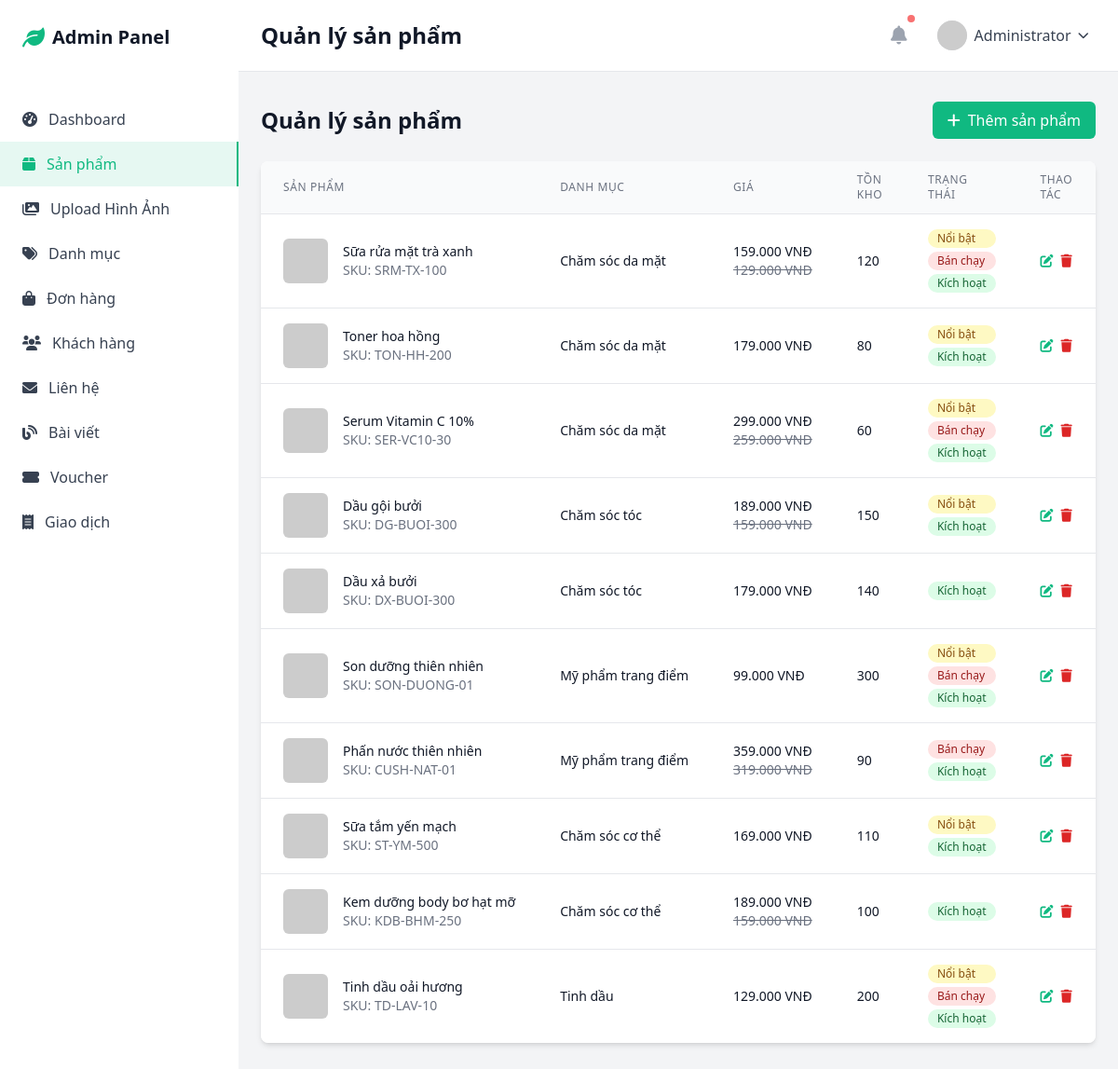
/admin/products.php (signed in), run on the app's committed database.
### tables this page shows
CREATE TABLE products (
    id INT PRIMARY KEY AUTO_INCREMENT,
    name VARCHAR(200) NOT NULL,
    slug VARCHAR(200) UNIQUE NOT NULL,
    description TEXT,
    short_description TEXT,
    price DECIMAL(10,2) NOT NULL,
    sale_price DECIMAL(10,2) NULL,
    sku VARCHAR(100) UNIQUE,
    stock_quantity INT DEFAULT 0,
    category_id INT NOT NULL,
    images JSON,
    ingredients TEXT,
    usage_instructions TEXT,
    weight VARCHAR(50),
    origin VARCHAR(100),
    is_featured BOOLEAN DEFAULT FALSE,
    is_bestseller BOOLEAN DEFAULT FALSE,
    is_active BOOLEAN DEFAULT TRUE,
    meta_title VARCHAR(200),
    meta_description TEXT,
    created_at TIMESTAMP DEFAULT CURRENT_TIMESTAMP,
    updated_at TIMESTAMP DEFAULT CURRENT_TIMESTAMP ON UPDATE CURRENT_TIMESTAMP,
    FOREIGN KEY (category_id) REFERENCES categories(id) ON DELETE CASCADE
);

CREATE TABLE categories (
    id INT PRIMARY KEY AUTO_INCREMENT,
    name VARCHAR(100) NOT NULL,
    slug VARCHAR(100) UNIQUE NOT NULL,
    description TEXT,
    image VARCHAR(255),
    parent_id INT NULL,
    sort_order INT DEFAULT 0,
    is_active BOOLEAN DEFAULT TRUE,
    created_at TIMESTAMP DEFAULT CURRENT_TIMESTAMP,
    FOREIGN KEY (parent_id) REFERENCES categories(id) ON DELETE SET NULL
);

### config/database.php (called while the page is built, shortened)
<?php
function formatPrice($price) {
    return number_format($price, 0, ',', '.') . ' VNĐ';
}
?>

### admin/products.php (the view, shortened to what this page needs)
<?php
require_once '../config/database.php';
$page = isset($_GET['page']) ? (int)$_GET['page'] : 1;
$limit = 10;
$offset = ($page - 1) * $limit;
$products = $pdo->query("
    SELECT p.*, c.name as category_name
    FROM products p
    LEFT JOIN categories c ON p.category_id = c.id
    ORDER BY p.created_at DESC
    LIMIT $limit OFFSET $offset
")->fetchAll();
include 'includes/header.php';
?>
<div class="mb-6">
    <div class="flex justify-between items-center">
        <h1 class="text-2xl font-semibold text-gray-900">Quản lý sản phẩm</h1>
        <button onclick="openModal()" class="bg-primary text-white px-4 py-2 rounded-md hover:bg-green-600">
            <i class="fas fa-plus mr-2"></i>Thêm sản phẩm
        </button>
    </div>
</div>
<div class="bg-white rounded-lg shadow-md overflow-hidden">
    <div class="overflow-x-auto">
        <table class="min-w-full divide-y divide-gray-200">
            <thead class="bg-gray-50">
                <tr>
                    <th class="px-6 py-3 text-left text-xs font-medium text-gray-500 uppercase tracking-wider">Sản phẩm</th>
                    <th class="px-6 py-3 text-left text-xs font-medium text-gray-500 uppercase tracking-wider">Danh mục</th>
                    <th class="px-6 py-3 text-left text-xs font-medium text-gray-500 uppercase tracking-wider">Giá</th>
                    <th class="px-6 py-3 text-left text-xs font-medium text-gray-500 uppercase tracking-wider">Tồn kho</th>
                    <th class="px-6 py-3 text-left text-xs font-medium text-gray-500 uppercase tracking-wider">Trạng thái</th>
                    <th class="px-6 py-3 text-left text-xs font-medium text-gray-500 uppercase tracking-wider">Thao tác</th>
                </tr>
            </thead>
            <tbody class="bg-white divide-y divide-gray-200">
                <?php foreach ($products as $product): ?>
                <tr>
                    <td class="px-6 py-4 whitespace-nowrap">
                        <div class="flex items-center">
                            <div class="flex-shrink-0 h-12 w-12">
                                <?php
                                $thumb = null;
                                if (!empty($product['images'])) {
                                    $imgs = json_decode($product['images'], true);
                                    if (!empty($imgs)) $thumb = $imgs[0];
                                }
                                ?>
                                <?php if ($thumb): ?>
                                <img src="<?php echo htmlspecialchars($thumb); ?>" class="h-12 w-12 rounded-md object-cover" loading="lazy">
                                <?php else: ?>
                                <div class="h-12 w-12 bg-gray-200 rounded-md flex items-center justify-center">
                                    <i class="fas fa-image text-gray-400"></i>
                                </div>
                                <?php endif; ?>
                            </div>
                            <div class="ml-4">
                                <div class="text-sm font-medium text-gray-900"><?php echo htmlspecialchars($product['name']); ?></div>
                                <div class="text-sm text-gray-500">SKU: <?php echo htmlspecialchars($product['sku']); ?></div>
                            </div>
                        </div>
                    </td>
                    <td class="px-6 py-4 whitespace-nowrap text-sm text-gray-900">
                        <?php echo htmlspecialchars($product['category_name']); ?>
                    </td>
                    <td class="px-6 py-4 whitespace-nowrap text-sm text-gray-900">
                        <div>
                            <div class="font-medium"><?php echo formatPrice($product['price']); ?></div>
                            <?php if ($product['sale_price']): ?>
                            <div class="text-sm text-gray-500 line-through"><?php echo formatPrice($product['sale_price']); ?></div>
                            <?php endif; ?>
                        </div>
                    </td>
                    <td class="px-6 py-4 whitespace-nowrap text-sm text-gray-900">
                        <?php echo $product['stock_quantity']; ?>
                    </td>
                    <td class="px-6 py-4 whitespace-nowrap">
                        <div class="flex flex-col space-y-1">
                            <?php if ($product['is_featured']): ?>
                            <span class="inline-flex items-center px-2.5 py-0.5 rounded-full text-xs font-medium bg-yellow-100 text-yellow-800">
                                Nổi bật
                            </span>
                            <?php endif; ?>
                            <?php if ($product['is_bestseller']): ?>
                            <span class="inline-flex items-center px-2.5 py-0.5 rounded-full text-xs font-medium bg-red-100 text-red-800">
                                Bán chạy
                            </span>
                            <?php endif; ?>
                            <span class="inline-flex items-center px-2.5 py-0.5 rounded-full text-xs font-medium <?php echo $product['is_active'] ? 'bg-green-100 text-green-800' : 'bg-gray-100 text-gray-800'; ?>">
                                <?php echo $product['is_active'] ? 'Kích hoạt' : 'Tạm dừng'; ?>
                            </span>
                        </div>
                    </td>
                    <td class="px-6 py-4 whitespace-nowrap text-sm font-medium">
                        <div class="flex space-x-2">
                            <button onclick="editProduct(<?php echo htmlspecialchars(json_encode($product)); ?>)"
                                    class="text-primary hover:text-green-600">
                                <i class="fas fa-edit"></i>
                            </button>
                            <form method="POST" class="inline" onsubmit="return confirmDelete()">
                                <button type="submit" name="delete_product" class="text-red-600 hover:text-red-800">
                                    <i class="fas fa-trash"></i>
                                </button>
                            </form>
                        </div>
                    </td>
                </tr>
                <?php endforeach; ?>
            </tbody>
        </table>
    </div>
</div>
<?php include 'includes/footer.php'; ?>

### data on the page
products: name "Sữa rửa mặt trà xanh", sku "SRM-TX-100", category.name "Chăm sóc da mặt", price "159.000 VNĐ", sale_price "129.000 VNĐ", stock_quantity "120", is_featured "Nổi bật", is_bestseller "Bán chạy", is_active "Kích hoạt"
products: name "Toner hoa hồng", sku "TON-HH-200", category.name "Chăm sóc da mặt", price "179.000 VNĐ", stock_quantity "80", is_featured "Nổi bật", is_active "Kích hoạt"
products: name "Serum Vitamin C 10%", sku "SER-VC10-30", category.name "Chăm sóc da mặt", price "299.000 VNĐ", sale_price "259.000 VNĐ", stock_quantity "60", is_featured "Nổi bật", is_bestseller "Bán chạy", is_active "Kích hoạt"
products: name "Dầu gội bưởi", sku "DG-BUOI-300", category.name "Chăm sóc tóc", price "189.000 VNĐ", sale_price "159.000 VNĐ", stock_quantity "150", is_featured "Nổi bật", is_active "Kích hoạt"
products: name "Dầu xả bưởi", sku "DX-BUOI-300", category.name "Chăm sóc tóc", price "179.000 VNĐ", stock_quantity "140", is_active "Kích hoạt"
products: name "Son dưỡng thiên nhiên", sku "SON-DUONG-01", category.name "Mỹ phẩm trang điểm", price "99.000 VNĐ", stock_quantity "300", is_featured "Nổi bật", is_bestseller "Bán chạy", is_active "Kích hoạt"
products: name "Phấn nước thiên nhiên", sku "CUSH-NAT-01", category.name "Mỹ phẩm trang điểm", price "359.000 VNĐ", sale_price "319.000 VNĐ", stock_quantity "90", is_bestseller "Bán chạy", is_active "Kích hoạt"
products: name "Sữa tắm yến mạch", sku "ST-YM-500", category.name "Chăm sóc cơ thể", price "169.000 VNĐ", stock_quantity "110", is_featured "Nổi bật", is_active "Kích hoạt"
products: name "Kem dưỡng body bơ hạt mỡ", sku "KDB-BHM-250", category.name "Chăm sóc cơ thể", price "189.000 VNĐ", sale_price "159.000 VNĐ", stock_quantity "100", is_active "Kích hoạt"
products: name "Tinh dầu oải hương", sku "TD-LAV-10", category.name "Tinh dầu", price "129.000 VNĐ", stock_quantity "200", is_featured "Nổi bật", is_bestseller "Bán chạy", is_active "Kích hoạt"

### other printed values
$page_title "Quản lý sản phẩm"
$_SESSION['user_name'] "Administrator"
